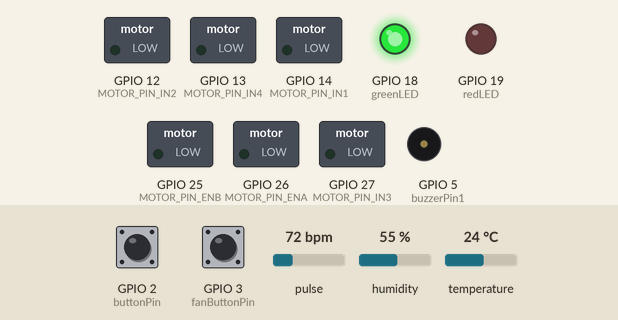
A sketch run on a simulated ESP32. Parts: switched loads named in the sketch (green lamp = pin HIGH), output pins drawn as LEDs (lit = HIGH), buzzer (waves = sounding, pin HIGH). The test bench sets the inputs (shaded band); at power-on: pulse 72 bpm, GPIO 3 (fanButtonPin) HIGH, GPIO 2 (buttonPin) HIGH, humidity 55 %, temperature 24 °C. What the sketch prints to the serial monitor is not drawn.

Above: at 1.2 s.
1.3 s: pulse set to 118 bpm
4.5 s: pulse set to 123 bpm
At 5.5 s:
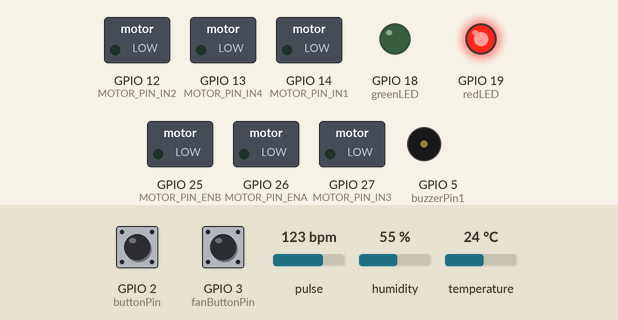
8.4 s: GPIO 3 (fanButtonPin) pulled LOW for 1 s
At 8.71 s:
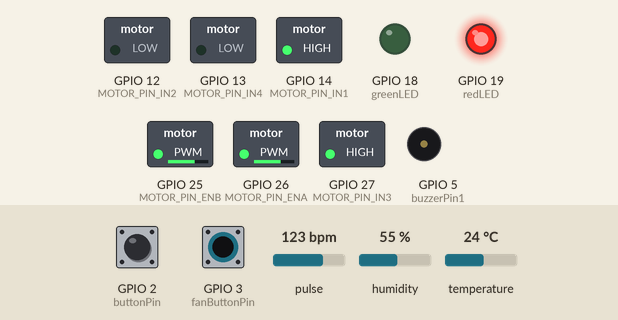
10.9 s: GPIO 2 (buttonPin) pulled LOW for 3.2 s
At 15.0 s:
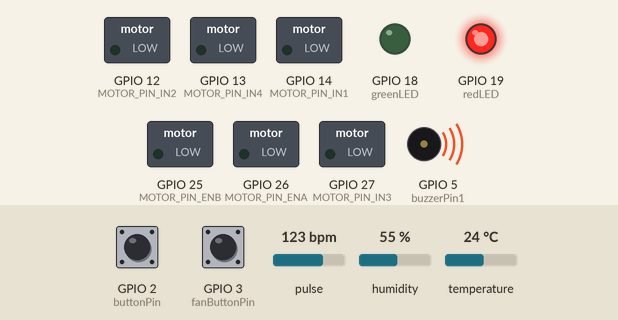
15.6 s: GPIO 3 (fanButtonPin) pulled LOW for 0.15 s
At 15.9 s:
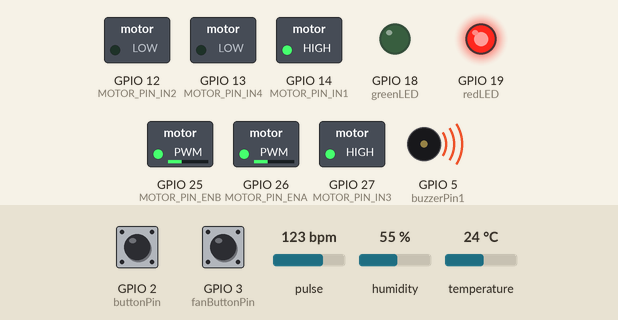
17.2 s: GPIO 3 (fanButtonPin) pulled LOW for 0.15 s
At 18.5 s:
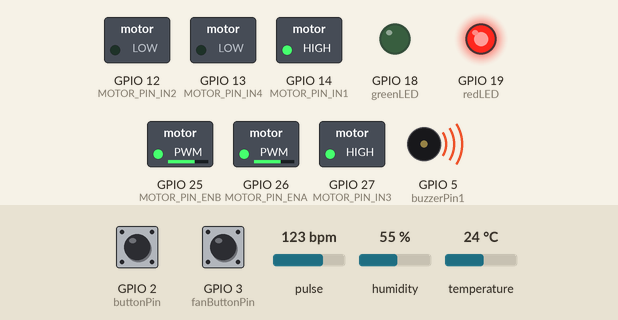
Timing chart, 0 to 60.5 s (numbered marks = the images above; inputs shaded):
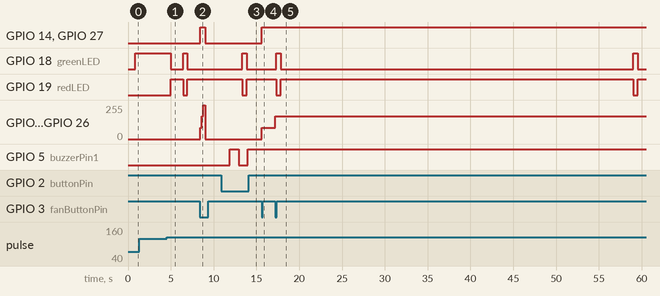

The sketch:

finalization_of_code.ino
```cpp
#include <WiFi.h>
#include <esp_now.h>
#include <Wire.h>
#include "MAX30105.h"
#include <Adafruit_Sensor.h>
#include <DHT.h>
#include "heartRate.h"

// DHT sensor setup
#define DHTPIN 4          // DHT11 sensor data pin
#define DHTTYPE DHT11     // DHT sensor type
DHT dht(DHTPIN, DHTTYPE);

// Fan motor control setup
#define MOTOR_PIN_ENA 26   // PWM pin for Fan 1
#define MOTOR_PIN_IN1 14   // Input pin 1 for motor driver (Fan 1)
#define MOTOR_PIN_IN2 12   // Input pin 2 for motor driver (Fan 1)
#define MOTOR_PIN_ENB 25   // PWM pin for Fan 2
#define MOTOR_PIN_IN3 27   // Input pin 1 for motor driver (Fan 2)
#define MOTOR_PIN_IN4 13   // Input pin 2 for motor driver (Fan 2)
#define TEMPERATURE_THRESHOLD_LOW 30.0
#define TEMPERATURE_THRESHOLD_MAX 37.0 // Temperature thresholds to adjust motor speed

// Define PWM channels
const int pwmChannel1 = 0;
const int pwmChannel2 = 1;
const int pwmFreq = 5000;
const int pwmResolution = 8;

// Define pin numbers for LEDs (adjust these pins as per your ESP32 setup)
const int greenLED = 18;
const int redLED = 19;

// Define the pin connected to the button and buzzer
const int buttonPin = 2;
const int buzzerPin1 = 5;
const int emergencyTime = 1000; // Define the hold time for the button in milliseconds (1 second)
bool buzzerOn = false; // Flag to control the state of the buzzer
unsigned long buttonPressTime = 0; // Variable to track the button press time

// Define new button pin for controlling the fan
const int fanButtonPin = 3; // New button pin for controlling the fan

// Define fan states
enum FanState {
  FAN_OFF,
  FAN_LOW,
  FAN_MEDIUM,
  FAN_MAX,
  FAN_AUTONOMOUS
};

FanState fanState = FAN_OFF; // Initialize the fan state to OFF

// MAX30105 sensor setup
MAX30105 particleSensor;

const byte RATE_SIZE = 15; // Increase this for more averaging. 4 is good.
byte rates[RATE_SIZE];    // Array of heart rates
byte rateSpot = 0;
long lastBeat = 0; // Time at which the last beat occurred

float beatsPerMinute;
int beatAvg;

uint8_t broadcastAddress[] = {0xC8, 0xF0, 0x9E, 0xF3, 0xDF, 0x44};

typedef struct struct_message {
  float a;
  float b;
  float c;
} struct_message;

struct_message myData;

esp_now_peer_info_t peerInfo;

void OnDataSent(const uint8_t *macAddr, esp_now_send_status_t status) {
  Serial.print("Last Packet Send Status: ");
  Serial.println(status == ESP_NOW_SEND_SUCCESS ? "Delivery Success" : "Delivery Fail");
}

void setup() {
  // Serial setup
  Serial.begin(115200);
  WiFi.mode(WIFI_STA);

  if (esp_now_init() != ESP_OK) {
    Serial.println("Error initializing ESP-NOW");
    return;
  }

  esp_now_register_send_cb(OnDataSent);

  memcpy(peerInfo.peer_addr, broadcastAddress, 6);
  peerInfo.channel = 0;
  peerInfo.encrypt = false;

  if (esp_now_add_peer(&peerInfo) != ESP_OK) {
    Serial.println("Failed to add peer");
    return;
  }

  // DHT sensor setup
  dht.begin();

  // Fan motor pins setup
  pinMode(MOTOR_PIN_IN1, OUTPUT);
  pinMode(MOTOR_PIN_IN2, OUTPUT);
  pinMode(MOTOR_PIN_IN3, OUTPUT);
  pinMode(MOTOR_PIN_IN4, OUTPUT);

  // Configure PWM functionalities
  ledcSetup(pwmChannel1, pwmFreq, pwmResolution);
  ledcAttachPin(MOTOR_PIN_ENA, pwmChannel1);
  ledcSetup(pwmChannel2, pwmFreq, pwmResolution);
  ledcAttachPin(MOTOR_PIN_ENB, pwmChannel2);

  // Heart rate sensor setup

  if (!particleSensor.begin(Wire, 400000)) {
    Serial.println("MAX30105 was not found. Please check wiring/power.");
    while (1);
  }
  particleSensor.setup();
  particleSensor.setPulseAmplitudeRed(27); // Manually set the Red LED brightness here
  particleSensor.setPulseAmplitudeGreen(0); // Turn off Green LED

  // Pin setups
  pinMode(greenLED, OUTPUT);
  pinMode(redLED, OUTPUT);
  pinMode(buttonPin, INPUT_PULLUP); // Set the button pin as input with internal pull-up resistor
  pinMode(buzzerPin1, OUTPUT);      // Set the buzzer pin as output

  // New button pin setup for controlling the fan
  pinMode(fanButtonPin, INPUT_PULLUP);

  Serial.println("Place your finger on the sensor with steady pressure.");
}

void loop() {
   static unsigned long lastSendTime = 0;
  static unsigned long lastButtonPressTime = 0;
  unsigned long currentTime = millis();

  // Read temperature and humidity
  float humidity = dht.readHumidity();      // Read humidity
  float temperature = dht.readTemperature(); // Read temperature in Celsius

  // Check if any reads failed and exit early (to try again).
  if (isnan(temperature) || isnan(humidity)) {
    Serial.println("Failed to read temperature or humidity from DHT sensor!");
  } else {
    Serial.print("Temperature: ");
    Serial.print(temperature);
    Serial.println(" °C");

    int motorSpeed = 0;

    if (fanState == FAN_AUTONOMOUS) {
      if (temperature >= TEMPERATURE_THRESHOLD_LOW) {
        motorSpeed = map(temperature, TEMPERATURE_THRESHOLD_LOW, TEMPERATURE_THRESHOLD_MAX, 85, 255);
        motorSpeed = constrain(motorSpeed, 85, 255);
      }
    } else {
      switch (fanState) {
        case FAN_LOW:
          motorSpeed = 85;
          break;
        case FAN_MEDIUM:
          motorSpeed = 170;
          break;
        case FAN_MAX:
          motorSpeed = 255;
          break;
        default:
          motorSpeed = 0;
          break;
      }
    }

    // Set fan speed using ledcWrite for PWM
    ledcWrite(pwmChannel1, motorSpeed); // Fan 1
    ledcWrite(pwmChannel2, motorSpeed); // Fan 2

    // Set fan direction
    if (motorSpeed > 0) {
      digitalWrite(MOTOR_PIN_IN1, HIGH);
      digitalWrite(MOTOR_PIN_IN2, LOW);
      digitalWrite(MOTOR_PIN_IN3, HIGH);
      digitalWrite(MOTOR_PIN_IN4, LOW);
    } else {
      digitalWrite(MOTOR_PIN_IN1, LOW);
      digitalWrite(MOTOR_PIN_IN2, LOW);
      digitalWrite(MOTOR_PIN_IN3, LOW);
      digitalWrite(MOTOR_PIN_IN4, LOW);
    }

    if (fanState != FAN_AUTONOMOUS) {
      Serial.print("Motor Speed: ");
      Serial.println(motorSpeed == 255 ? "Max" : (motorSpeed >= 170 ? "Med" : (motorSpeed >= 85 ? "Low" : "Off")));
    }
  }

  // Check if the fan button is pressed to toggle the fan state
  if (digitalRead(fanButtonPin) == LOW && (currentTime - lastButtonPressTime > 200)) {  // Debouncing and cycling states
    lastButtonPressTime = currentTime;

    // Cycle through fan states
    switch (fanState) {
      case FAN_OFF:
        fanState = FAN_LOW;
        Serial.println("Fan set to LOW");
        break;
      case FAN_LOW:
        fanState = FAN_MEDIUM;
        Serial.println("Fan set to MEDIUM");
        break;
      case FAN_MEDIUM:
        fanState = FAN_MAX;
        Serial.println("Fan set to MAX");
        break;
      case FAN_MAX:
        fanState = FAN_AUTONOMOUS;
        Serial.println("Fan set to AUTONOMOUS");
        break;
      case FAN_AUTONOMOUS:
        fanState = FAN_OFF;
        Serial.println("Fan turned OFF");
        break;
    }
  }

  // Heart rate and SpO2 measurement
  long irValue = particleSensor.getIR();

  if (checkForBeat(irValue) == true) {
    // We sensed a beat!
    long delta = millis() - lastBeat;
    lastBeat = millis();

    beatsPerMinute = 60 / (delta / 1000.0);

    // Ensure beatsPerMinute does not go below 50 BPM
    if (beatsPerMinute < 72) {
      beatsPerMinute = 72; // Cap it at 50 BPM
    }

    if (beatsPerMinute < 255 && beatsPerMinute > 20) {
      rates[rateSpot++] = (byte)beatsPerMinute; // Store this reading in the array
      rateSpot %= RATE_SIZE;                    // Wrap variable

      // Take average of readings
      beatAvg = 0;
      for (byte x = 0; x < RATE_SIZE; x++)
        beatAvg += rates[x];
      beatAvg /= RATE_SIZE;
    }
  }

  // Display SpO2
  long redValue = particleSensor.getRed();
  float ratio = (float)redValue / irValue;
  float spo2 = 110 - 25 * ratio;
  if (spo2 > 100) spo2 = 100;
  if (spo2 < 0) spo2 = 0;

  // LED control based on BPM
  if (irValue > 50000) {
    if (beatsPerMinute >= 1 && beatsPerMinute <= 120) {
      digitalWrite(greenLED, HIGH); // Turn on green LED
      digitalWrite(redLED, LOW);    // Turn off red LED
    } else if (beatsPerMinute > 120) {
      digitalWrite(greenLED, LOW);  // Turn off green LED
      digitalWrite(redLED, HIGH);   // Turn on red LED
    }
  } else {
    // No finger detected, turn off LEDs
    digitalWrite(greenLED, LOW);
    digitalWrite(redLED, LOW);
  }

  // Print heart rate and SpO2 data
  Serial.print("IR=");
  Serial.print(irValue);
  Serial.print(", Red=");
  Serial.print(redValue);
  Serial.print(", BPM=");
  Serial.print(beatsPerMinute);
  Serial.print(", Avg BPM=");
  Serial.print(beatAvg);
  Serial.print(", SpO2=");
  Serial.print(spo2, 1); // Output spo2 with one decimal point

  if (irValue < 50000) {
    Serial.print(" No finger?");
  }

  Serial.println();

  // Check if the fan button is pressed to toggle the fan state
  if (digitalRead(fanButtonPin) == LOW && (currentTime - lastButtonPressTime > 200)) {
    lastButtonPressTime = currentTime;

    // Cycle through fan states
    switch (fanState) {
      case FAN_OFF:
        fanState = FAN_LOW;
        Serial.println("Fan set to LOW");
        break;
      case FAN_LOW:
        fanState = FAN_MEDIUM;
        Serial.println("Fan set to MEDIUM");
        break;
      case FAN_MEDIUM:
        fanState = FAN_MAX;
        Serial.println("Fan set to MAX");
        break;
      case FAN_MAX:
        fanState = FAN_AUTONOMOUS;
        Serial.println("Fan set to AUTONOMOUS");
        break;
      case FAN_AUTONOMOUS:
        fanState = FAN_OFF;
        Serial.println("Fan turned OFF");
        break;
    }
  }

  // Button and buzzer control
  int buttonState = digitalRead(buttonPin); // Read the state of the button

  if (buttonState == LOW) {  // If button is pressed (active low)
    if (buttonPressTime == 0) {
      buttonPressTime = millis(); // Record the time when the button is pressed
    } else if (millis() - buttonPressTime >= emergencyTime) { // If the button is held for 1 second
      buzzerOn = !buzzerOn; // Toggle the state of the buzzer
      if (buzzerOn) {
        // Turn on the buzzer
        digitalWrite(buzzerPin1, HIGH); // Turn on the buzzer
        Serial.println("EMERGENCY!! FIRST AID NEEDED IMMEDIATELY");
        //send EMERGENCY signal
        myData.a = -1;
        myData.b = -1;
        myData.c = -1;
        esp_now_send(broadcastAddress, (uint8_t*) &myData, sizeof(myData));
      } else {
        // Turn off the buzzer
        digitalWrite(buzzerPin1, LOW); // Turn off the buzzer
        Serial.println("An emergency response was made");
      }
      buttonPressTime = 0; // Reset the button press time
    }
  } else {
    buttonPressTime = 0; // Reset the button press time if the button is released
  }

  if (currentTime - lastSendTime >= 1000) {
    lastSendTime = currentTime;
    myData.a = temperature;
    myData.b = beatsPerMinute; // Assuming beatAvg holds the average heart ratez
    myData.c = spo2;

    esp_err_t result = esp_now_send(broadcastAddress, (uint8_t *) &myData, sizeof(myData));

    if (result == ESP_OK) {
      Serial.println("Sent with success");
    } else {
      Serial.println("Error sending the data");
    }
  }
}
```

Measured:
- the behaviour switches between 120 and 121 bpm on pulse (found by bisection; images 0 and 1)
- after the input at 4.5 s, GPIO 18 (greenLED): HIGH → LOW after 0.47 s, → HIGH 1.5 s later, → LOW 0.49 s later; GPIO 19 (redLED): LOW → HIGH after 0.47 s, → LOW 1.5 s later, → HIGH 0.49 s later
- after the input at 8.4 s, GPIO 14 (MOTOR_PIN_IN1), GPIO 27 (MOTOR_PIN_IN3): LOW → HIGH at once, → LOW 0.61 s later; GPIO 25 (MOTOR_PIN_ENB), GPIO 26 (MOTOR_PIN_ENA): 0/255 → 85/255 at once, → 169/255 0.20 s later, → 255/255 0.20 s later, → 0/255 0.20 s later
- after the input at 10.9 s, GPIO 18 (greenLED): LOW → HIGH after 2.5 s, → LOW 0.49 s later; GPIO 19 (redLED): HIGH → LOW after 2.5 s, → HIGH 0.49 s later; GPIO 5 (buzzerPin1): LOW → HIGH after 1.0 s, → LOW 1.0 s later, → HIGH 1.0 s later
- after the input at 15.6 s, GPIO 14 (MOTOR_PIN_IN1), GPIO 27 (MOTOR_PIN_IN3): LOW → HIGH at once; GPIO 25 (MOTOR_PIN_ENB), GPIO 26 (MOTOR_PIN_ENA): 0/255 → 85/255 at once
- after the input at 17.2 s, GPIO 25 (MOTOR_PIN_ENB), GPIO 26 (MOTOR_PIN_ENA): 85/255 → 169/255 at once
